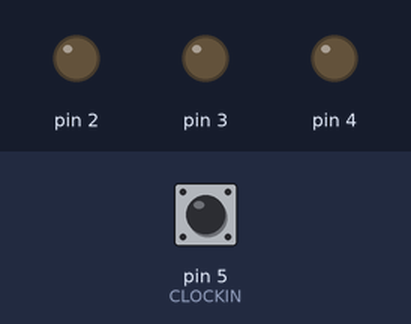
The program below on a simulated Arduino Uno, built with avr-gcc and run on an emulated ATmega328P. Parts: output pins drawn as LEDs (lit = HIGH). Dashed ring = blinking. The test bench sets the inputs (shaded band); at power-on: pin 5 (CLOCKIN) LOW. Random numbers use the default seed unless the program sets one.

Above: at 1.2 s.
1.3 s: pin 5 (CLOCKIN) driven HIGH
At 2.2 s:
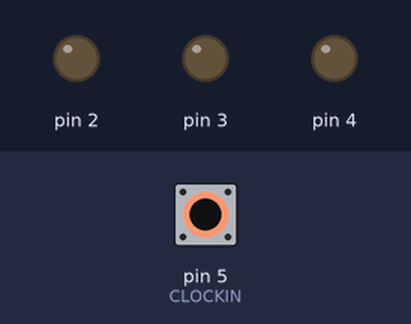
2.8 s: pin 5 (CLOCKIN) pulsed LOW 2 times (0.12 s each, 0.3 s apart)
At 3.09 s:
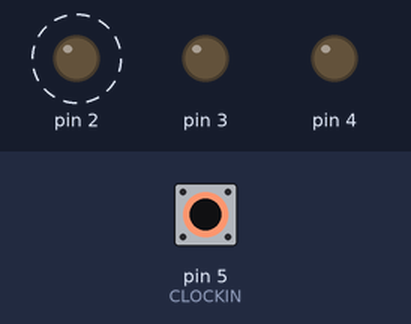
4.9 s: pin 5 (CLOCKIN) pulsed LOW 5 times (0.12 s each, 0.3 s apart)
At 6.7 s:
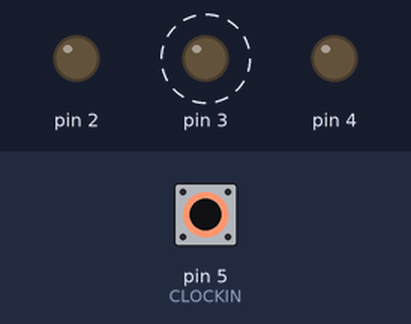
Timing chart, 0 to 8.2 s (numbered marks = the images above; inputs shaded):
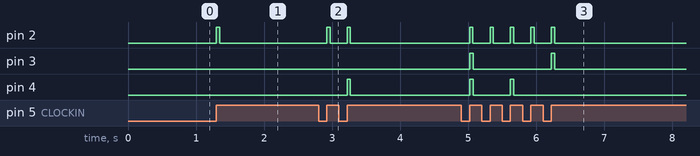

Measured:
- after the input at 1.3 s, pin 2: LOW → HIGH at once, → LOW 0.05 s later
- after the input at 2.8 s, pin 2: alternates HIGH for 0.05 s and LOW for 0.25 s, 4 changes in all, then stays LOW, starting after 0.12 s; pin 4: LOW → HIGH after 0.42 s, → LOW 0.05 s later
- after the input at 4.9 s, pin 2: alternates HIGH for 0.05 s and LOW for 0.25 s, 10 changes in all, then stays LOW, starting after 0.12 s; pin 3: alternates HIGH for 0.05 s and LOW for 1.2 s, 4 changes in all, then stays LOW, starting after 0.12 s

The program:

main.cpp
```cpp
#include <Arduino.h>
#include <Wire.h>


#define CLOCKIN 5

struct division
{
    byte pin;
    byte division;
    bool random;
};


int activeClock = 0;
bool triggered = false;
long previous;

division divi[3];
void fillStruct(byte index, byte pin, byte division, bool random=false) {
    divi[index].pin = pin;
    divi[index].division = division;
    divi[index].random = random;
    pinMode(divi[index].pin, OUTPUT);
}

void clockHandler() {
    activeClock++;
    for(byte i=0; i < 3; i++) {
        if(activeClock % divi[i].division == 0) {
            digitalWrite(divi[i].pin, HIGH);
        } else {
            digitalWrite(divi[i].pin, LOW);
        }
        if(divi[i].random)
            divi[i].division = random(0,8);
    }
    if(activeClock == 8)
        activeClock = 0;
}


void setup() {
    fillStruct(0, 2, 1);
    fillStruct(1, 3, 4);
    fillStruct(2, 4, 8, true);
    pinMode(CLOCKIN, INPUT);
}

// the loop function runs over and over again forever
void loop() {
    if(!triggered && digitalRead(CLOCKIN) == HIGH){
        clockHandler();
        triggered = true;
        previous = millis();
    }
    if (millis() - previous >= 50) {
        //lower all pins
        for(byte i=0; i < 3; i++) {
            digitalWrite(divi[i].pin, LOW);
        }
    }
    if ( digitalRead(CLOCKIN) == LOW){
        triggered = false;
    }
}
```
